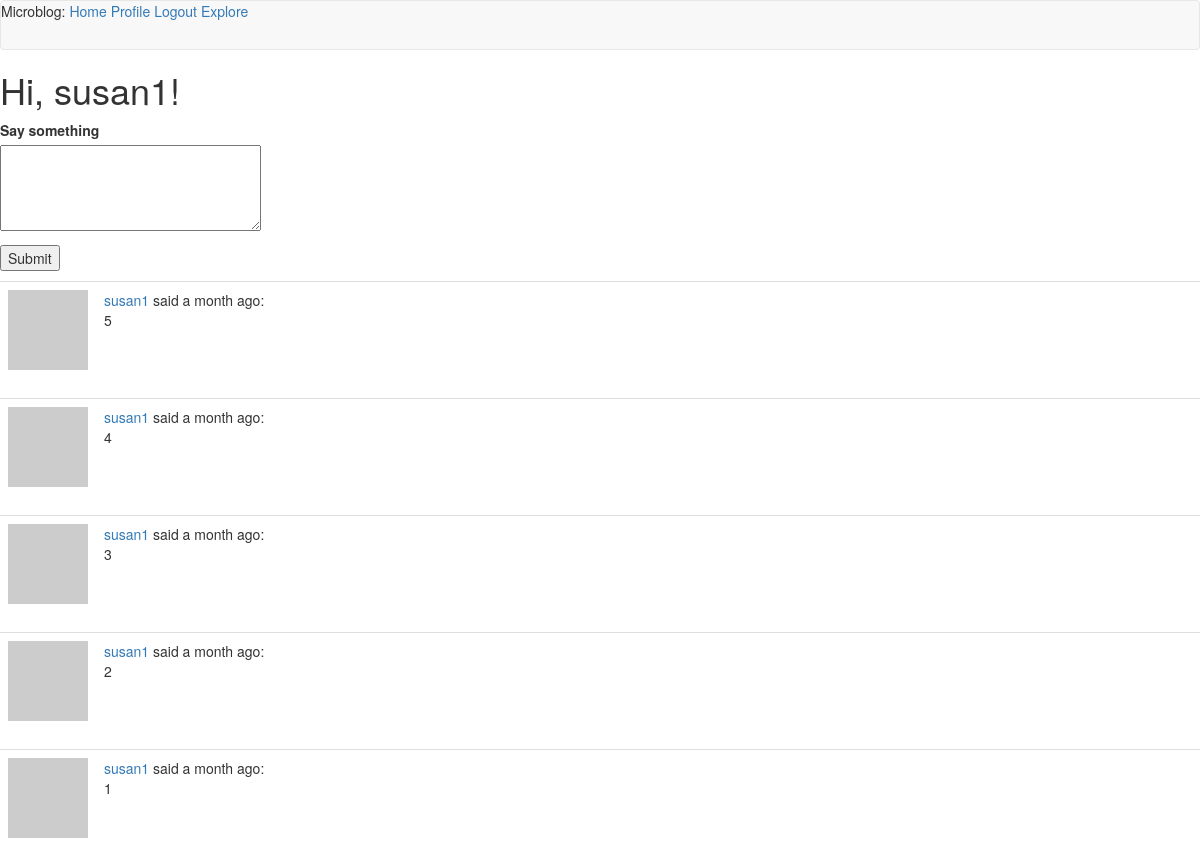
Before: /index (signed in, upper part) with the older database file.
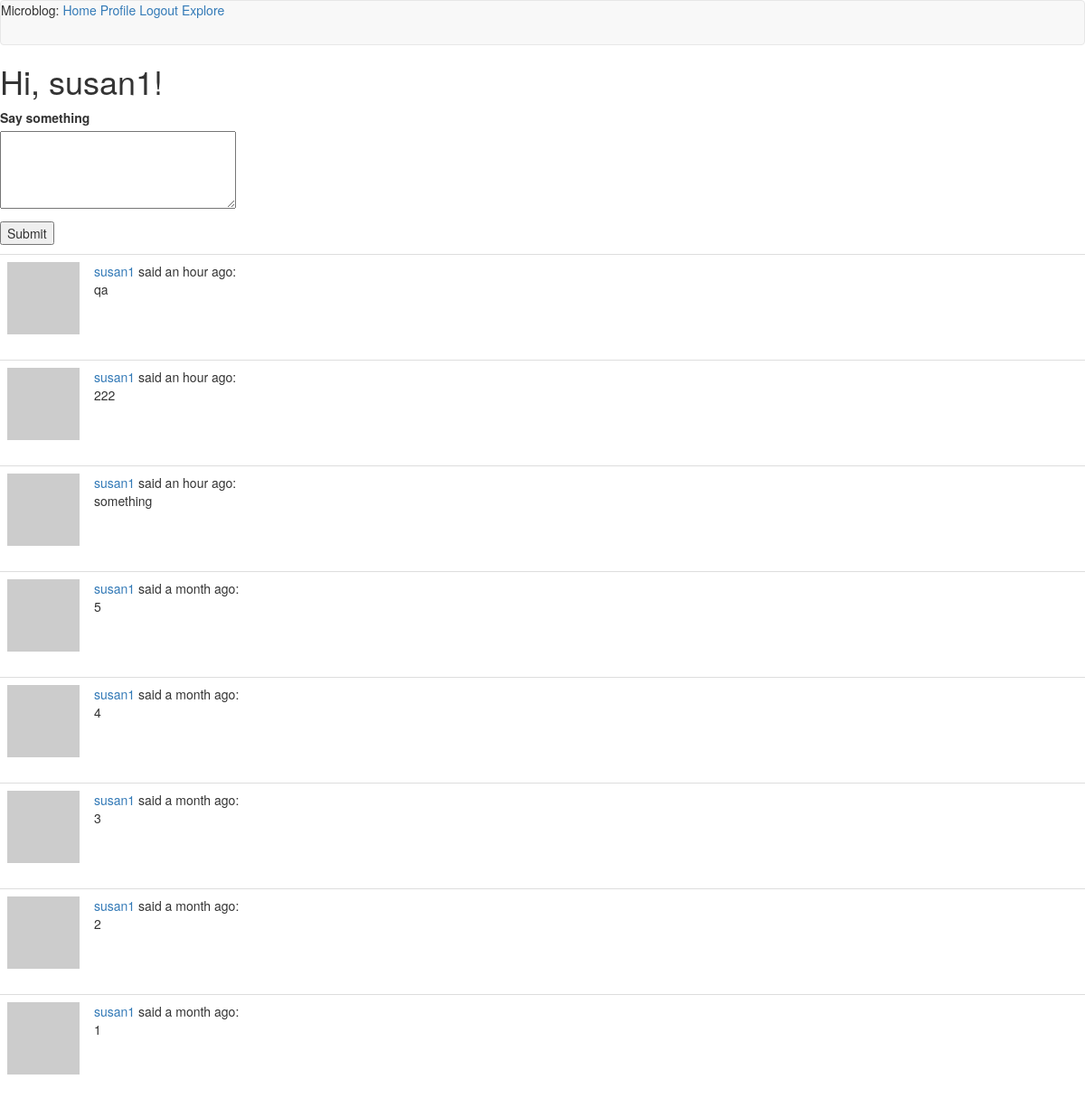
After: the same page with the newer database file.
### app/models.py (models this page shows, shortened)
class Post(db.Model):
    id = db.Column(db.Integer, primary_key=True)
    body = db.Column(db.String(140))
    timestamp = db.Column(db.DateTime, index=True, default=datetime.utcnow)
    user_id = db.Column(db.Integer, db.ForeignKey('user.id'))

class User(UserMixin, db.Model):
    id = db.Column(db.Integer, primary_key=True)
    username = db.Column(db.String(64), index=True, unique=True)
    email = db.Column(db.String(120), index=True, unique=True)
    password_hash = db.Column(db.String(128))
    posts = db.relationship('Post', backref='author', lazy='dynamic')
    def avatar(self, size):
        digest = md5(self.email.lower().encode('utf-8')).hexdigest()
        return 'https://www.gravatar.com/avatar/{}?d=identicon&s={}'.format(
            digest, size)
    about_me = db.Column(db.String(140))
    last_seen = db.Column(db.DateTime, default=datetime.utcnow)
    followed = db.relationship(
        'User', secondary=followers,
        primaryjoin=(followers.c.follower_id == id),
        secondaryjoin=(followers.c.followed_id == id),
        backref=db.backref('followers', lazy='dynamic'), lazy='dynamic')
    def followed_posts(self):
        followed = Post.query.join(
            followers, (followers.c.followed_id == Post.user_id)).filter(
                followers.c.follower_id == self.id)
        own = Post.query.filter_by(user_id=self.id)
        return followed.union(own).order_by(Post.timestamp.desc())

### app/routes.py (the view)
@app.route('/', methods=['GET', 'POST'])
@app.route('/index', methods=['GET', 'POST'])
@login_required
def index():
    form = PostForm()
    if form.validate_on_submit():
        post = Post(body=form.post.data, author=current_user)
        db.session.add(post)
        db.session.commit()
        flash('Your post is now live!')
        return redirect(url_for('index'))
    page = request.args.get('page', 1, type=int)
    posts = current_user.followed_posts().paginate(
        page, app.config['POSTS_PER_PAGE'], False)
    next_url = url_for('index', page=posts.next_num) \
        if posts.has_next else None
    prev_url = url_for('index', page=posts.prev_num) \
        if posts.has_prev else None
    return render_template('index.html', title='Home', form=form,
                           posts=posts.items, next_url=next_url,
                           prev_url=prev_url)

### app/forms.py
class PostForm(FlaskForm):
    post = TextAreaField('Say something', validators=[
        DataRequired(), Length(min=1, max=140)])
    submit = SubmitField('Submit')

### app/models.py (called while the page is built)
@login.user_loader
def load_user(id):
    return User.query.get(int(id))

### app/routes.py (called while the page is built)
@app.before_request
def before_request():
    if current_user.is_authenticated:
        current_user.last_seen = datetime.utcnow()
        db.session.commit()

### app/templates/index.html (shortened to what this page needs)
{% extends "base.html" %}
{% block content %}
    <h1>Hi, {{ current_user.username }}!</h1>
    {% if form %}
    <form action="" method="post">
        <p>
            {{ form.post.label }}<br>
            {{ form.post(cols=32, rows=4) }}<br>
        </p>
        <p>{{ form.submit() }}</p>
    </form>
    {% endif %}
    {% for post in posts %}
        {% include '_post.html' %}
    {% endfor %}
{% endblock %}

### app/templates/_post.html
<table class="table table-hover">
    <tr>
        <td width="70px">
            <a href="{{ url_for('user', username=post.author.username) }}">
                <img src="{{ post.author.avatar(70) }}" />
            </a>
        </td>
        <td>
            <a href="{{ url_for('user', username=post.author.username) }}">
                {{ post.author.username }}
            </a>
            said {{ moment(post.timestamp).fromNow() }}:
            <br>
            {{ post.body }}
        </td>
    </tr>
</table>

Changed rows visible on the page:
added Post: author.username "susan1", timestamp "an hour ago", body "qa"
added Post: author.username "susan1", timestamp "an hour ago", body "222"
added Post: author.username "susan1", timestamp "an hour ago", body "something"
